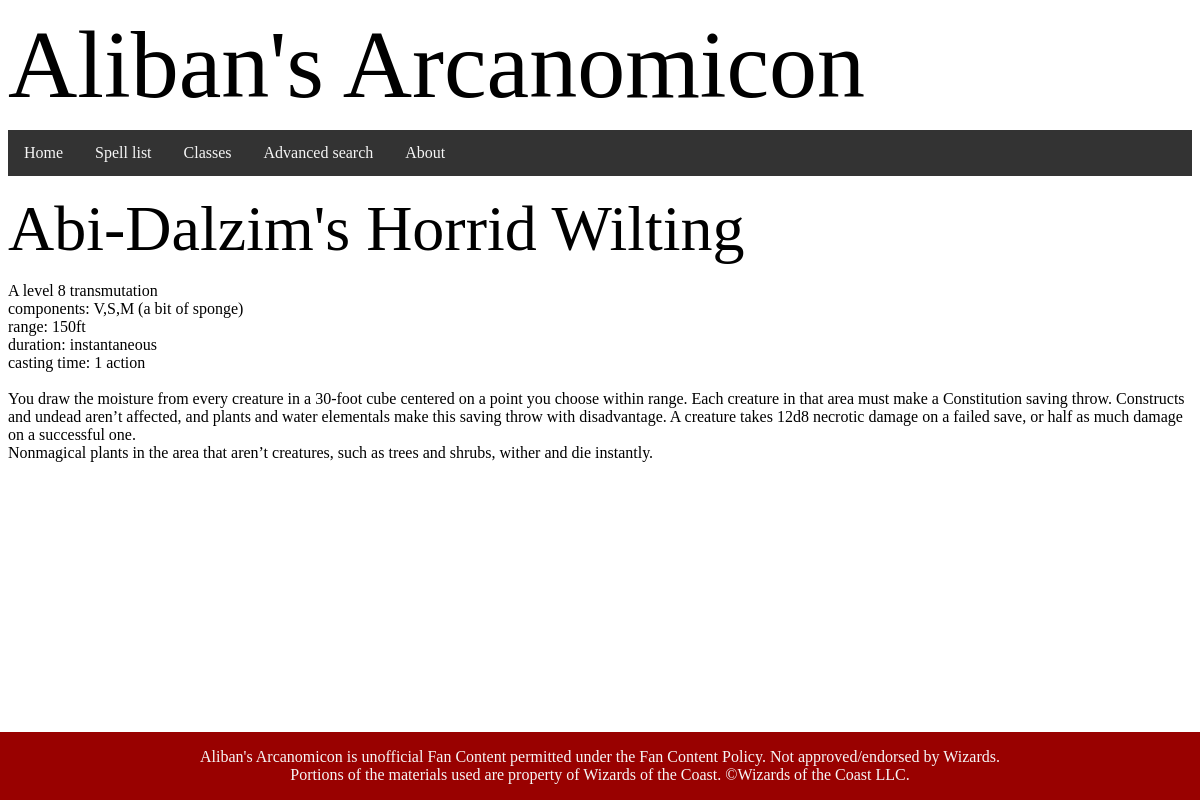
The page /spell/1 on the database its author committed.
### tables this page shows
CREATE TABLE spell (id INTEGER PRIMARY KEY AUTOINCREMENT, name STRING, description TEXT, level INTEGER, components STRING, concentration INTEGER, ritual INTEGER, damage STRING, range INTEGER REFERENCES range (id), duration INTEGER REFERENCES duration (id), castingtime STRING REFERENCES castingtime (id), school INTEGER REFERENCES school (id));

CREATE TABLE school (id INTEGER PRIMARY KEY AUTOINCREMENT, name STRING, description TEXT);

CREATE TABLE range (id INTEGER PRIMARY KEY AUTOINCREMENT, name STRING);

CREATE TABLE duration (id INTEGER PRIMARY KEY AUTOINCREMENT, name STRING);

CREATE TABLE castingtime (id INTEGER PRIMARY KEY AUTOINCREMENT, name STRING);

### routes.py (the view)
@app.route('/spell/<int:id>') #stating that the id used must be an integer so no hackers can insert SQL into my database
@app.route('/class/spell/<int:id>')
def spell(id):
    sql = "SELECT spell.id, spell.name, spell.description, spell.level, spell.components, spell.concentration, spell.ritual, spell.damage, range.name, duration.name, castingtime.name, school.name FROM spell INNER JOIN range ON range.id = spell.range INNER JOIN duration ON duration.id = spell.duration INNER JOIN castingtime ON castingtime.id = spell.castingtime INNER JOIN school ON school.id = spell.school WHERE spell.id == {}".format(id) #the sql query, complete with joins. the format inserts the id of the spell in the database, and therefore returns all relevant information about it for the page.
    single = True #only want one result
    spell = db_func(sql,single) #runs the sql command
    if spell == False:
        return render_template('404.html'), 404 #if the data is not in the database, the page cannot be created, so return 404 error
    spell[2] = spell[2].split('\n') #splits up the description by python spaces, so it can be properly formatted with flask, as the python was not being picked up by the html side.
    return render_template('spell.html', spell=spell) #passes data through to flask template and magic happens

### templates/spell.html (shortened to what this page needs)
{% extends "layout.html" %}
{% block content %}
<div id="content">
    <h2>
        {{ spell[1] }}
    </h2>
    {% if spell[3] == 0 %}
        A {{ spell[11]}} cantrip
    {% else %}
        A level {{ spell[3] }} {{ spell[11] }}
    {% endif %}
    <br>
    components: {{ spell[4] }} <br>
    range: {{ spell[8] }} <br>
    duration:
    {% if spell[5] == 1 %}
        up to {{ spell[9] }} (concentration)
    {% else %}
        {{ spell[9] }}
    {% endif %}
    <br>
    casting time: {{ spell[10] }}
    <br>
    <br>
    {% for para in spell[2] %}
        {{ para }}<br>
    {% endfor %}
    <br>
    <br>
    <br>
    <br>
</div>
{% endblock content %}

### static/css/main.css (style rules this page uses)
h2 { font-family: Modesto; font-weight: normal; font-style: normal; font-size: 4em; line-height: 0px; }

### rows shown on the page
spell: name "Abi-Dalzim's Horrid Wilting", level "8", components "V,S,M (a bit of sponge)"
school: name "transmutation"
range: name "150ft"
duration: name "instantaneous"
castingtime: name "1 action"

### other values the page prints
{{ para }} "Nonmagical plants in the area that aren’t creatures, such as trees and shrubs, wither and die instantly."
